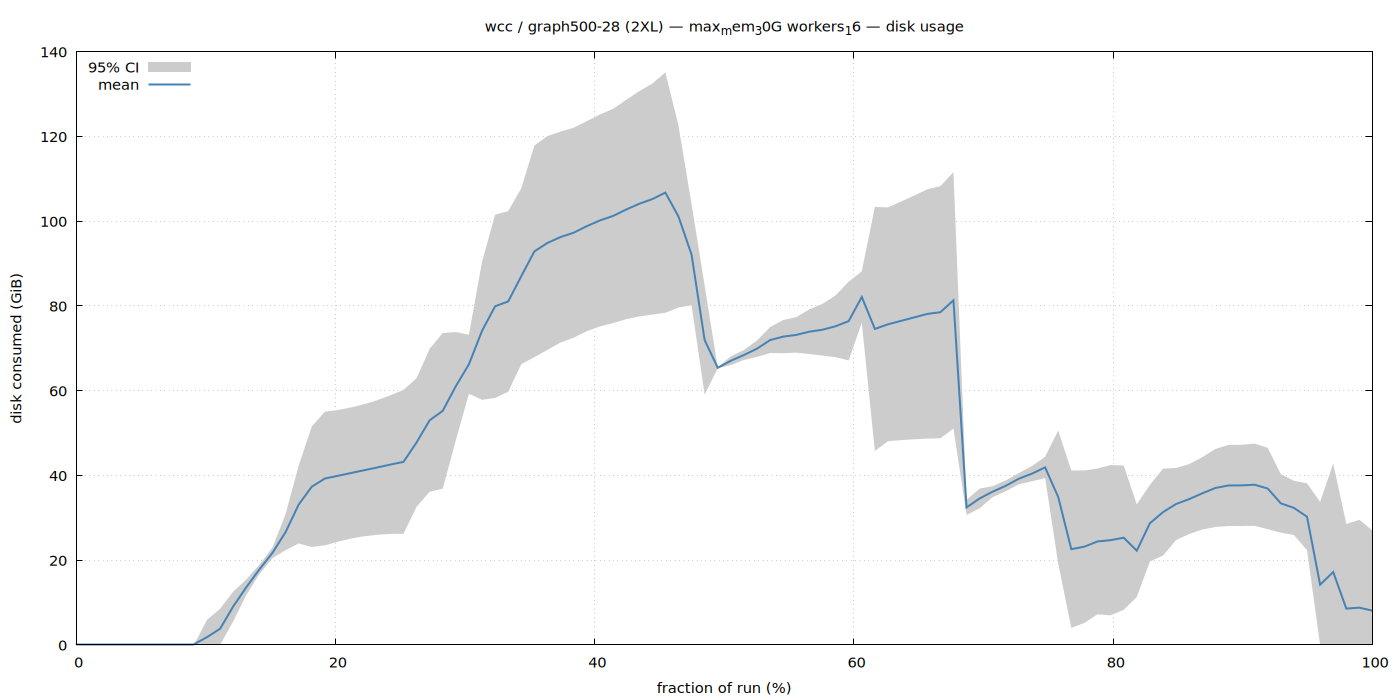

This figure's gnuplot source:
set terminal pngcairo size 1400,700 enhanced font 'Sans,11'
set output '/home/ubuntu/nvm/gfrs/wcc/2XL/graph500-28/max_mem_30G_workers_16/disk.png'
set title "wcc / graph500-28 (2XL) — max_mem_30G workers_16 — disk usage"
set xlabel 'fraction of run (%)'
set ylabel 'disk consumed (GiB)'
set grid
set key top left
set yrange [0:*]
plot '/home/ubuntu/nvm/gfrs/wcc/2XL/graph500-28/max_mem_30G_workers_16/disk.dat' using 1:3:4 with filledcurves lc rgb '#cccccc' title '95% CI', \
     '' using 1:2 with lines lw 2 lc rgb '#4682b4' title 'mean'
